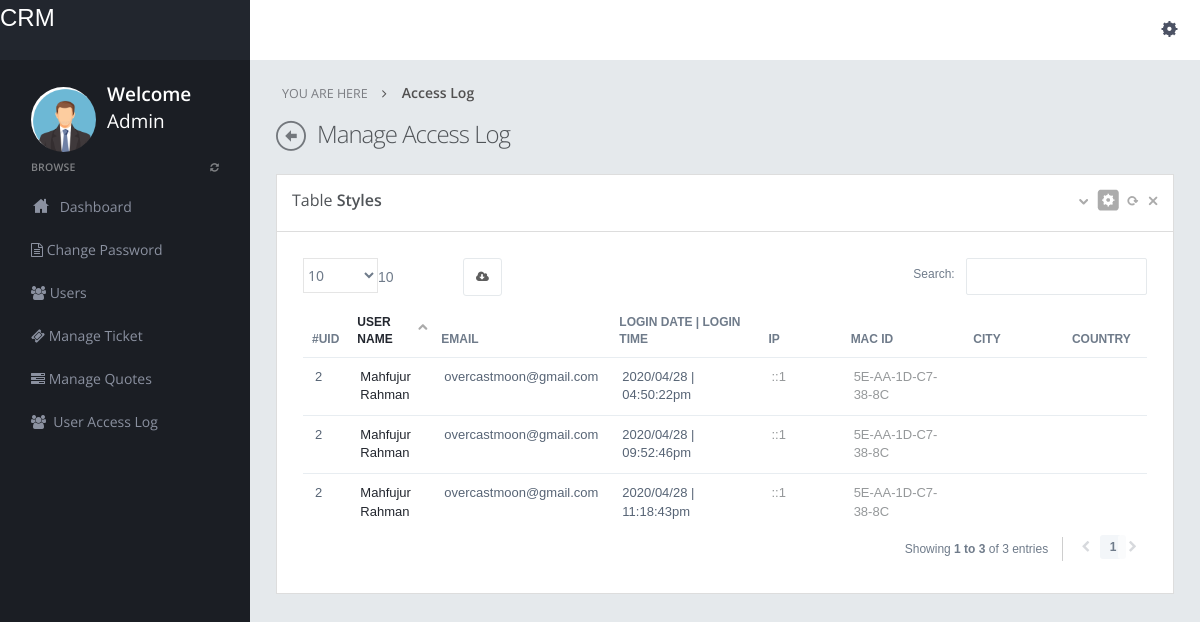
Screenshot of /admin/user-access-log.php (signed in) with the database file from the repository.
### tables this page shows
CREATE TABLE `tbl_usercheek` (
  `id` int(11) NOT NULL,
  `logindate` varchar(255) NOT NULL,
  `logintime` varchar(255) NOT NULL,
  `user_id` int(11) NOT NULL,
  `username` varchar(255) NOT NULL,
  `email` varbinary(255) NOT NULL,
  `ip` varbinary(255) NOT NULL,
  `mac` varchar(255) NOT NULL,
  `city` varchar(255) NOT NULL,
  `country` varchar(255) NOT NULL
);

### admin/user-access-log.php (the view, shortened to what this page needs)
<?php
include("dbconnection.php");
?>
<!DOCTYPE html>
<html>
<head>
<link href="assets/plugins/bootstrap-select2/select2.css" rel="stylesheet" type="text/css" media="screen"/>
<link href="assets/plugins/jquery-datatable/css/jquery.dataTables.css" rel="stylesheet" type="text/css"/>
<link href="assets/plugins/datatables-responsive/css/datatables.responsive.css" rel="stylesheet" type="text/css" media="screen"/>
<link href="assets/plugins/boostrapv3/css/bootstrap.min.css" rel="stylesheet" type="text/css"/>
<link href="assets/plugins/boostrapv3/css/bootstrap-theme.min.css" rel="stylesheet" type="text/css"/>
<link href="assets/plugins/font-awesome/css/font-awesome.css" rel="stylesheet" type="text/css"/>
<link href="assets/css/animate.min.css" rel="stylesheet" type="text/css"/>
<link href="assets/plugins/jquery-scrollbar/jquery.scrollbar.css" rel="stylesheet" type="text/css"/>
<link href="assets/css/style.css" rel="stylesheet" type="text/css"/>
<link href="assets/css/responsive.css" rel="stylesheet" type="text/css"/>
<link href="assets/css/custom-icon-set.css" rel="stylesheet" type="text/css"/>
</head>
<body class="">
<?php include("header.php");?>
<div class="page-container row">
      <?php include("leftbar.php");?>
    </div>
  </div>
  <div class="page-content">
    <div class="content">
      <ul class="breadcrumb">
        <li>
          <p>YOU ARE HERE</p>
        </li>
        <li><a href="#" class="active">Access Log</a> </li>
      </ul>
      <div class="page-title"> <i class="icon-custom-left"></i>
        <h3>Manage Access Log</h3>
      </div>
      <div class="row-fluid">
        <div class="span12">
          <div class="grid simple ">
            <div class="grid-title">
              <h4>Table <span class="semi-bold">Styles</span></h4>
              <div class="tools"> <a href="javascript:;" class="collapse"></a> <a href="#grid-config" data-toggle="modal" class="config"></a> <a href="javascript:;" class="reload"></a> <a href="javascript:;" class="remove"></a> </div>
            </div>
            <div class="grid-body ">
              <table class="table table-hover table-condensed" id="example">
                <thead>
                  <tr>
                    <th style="width:1%">#Uid</th>
                    <th style="width:10%">User Name</th>
                      <th style="width:10%">Email </th>
                             <th style="width:18%">Login date | Login Time </th>
                    <th style="width:10%" data-hide="phone,tablet">IP</th>
                    <th style="width:15%">Mac id</th>
                    <th style="width:12%" data-hide="phone,tablet">City </th>
                    <th style="width:10%">Country </th>
                  </tr>
                </thead>
                <tbody>
                <?php
                $sql="SELECT * FROM tbl_usercheek";
                $query=mysqli_query($con,$sql);
                $num=mysqli_num_rows($query);
                if ($num>0) {
                  while ($result=mysqli_fetch_array($query)) {
         ?>
                  <tr >
                    <td class="v-align-middle"><?php echo $result['user_id'];?></td>
                    <td class="v-align-middle"><?php echo $result['username'];?></td>
                               <td class="v-align-middle"><?php echo $result['email'];?></td>
                               <td class="v-align-middle"><?php echo $result['logindate'];?> | <?php echo $result['logintime'];?> </td>
                    <td class="v-align-middle"><span class="muted"><?php echo $result['ip'];?></span></td>
                    <td><span class="muted"><?php echo $result['mac'];?></span></td>
                    <td class="v-align-middle"><?php echo $result['city'];?>
                    </td>
                      <td><?php echo $result['country'];?></td>
                  </tr>
                 <?php
                  }
                } ?>
                </tbody>
              </table>
            </div>
          </div>
        </div>
      </div>
     </div>
  </div>
</div>
</body>
</html>

### admin/header.php (shortened to what this page needs)
<div class="header navbar navbar-inverse ">
  <div class="navbar-inner">
    <div class="header-seperation">
      <a href="home.php" style="color:#FFF; font-size:24px; padding-top:15px;"> CRM</a>
    </div>
    <div class="header-quick-nav" >
      <div class="pull-left">
      </div>
      <div class="pull-right">
        <ul class="nav quick-section ">
          <li class="quicklinks"> <a data-toggle="dropdown" class="dropdown-toggle  pull-right " href="#" id="user-options">
            <div class="iconset top-settings-dark "></div>
            </a>
          </li>
        </ul>
      </div>
    </div>
  </div>
</div>

### admin/leftbar.php
<div class="page-sidebar" id="main-menu">
  <div class="page-sidebar-wrapper scrollbar-dynamic" id="main-menu-wrapper">
    <div class="user-info-wrapper">
      <div class="profile-wrapper"> <img src="../userimages/user.jpg"  alt="" data-src="../userimages/user.jpg" data-src-retina="../userimages/user.jpg" width="69" height="69" /> </div>
      <div class="user-info">
        <div class="greeting">Welcome</div>
        <div class="username">Admin</div>
      </div>
    </div>
    <p class="menu-title">BROWSE <span class="pull-right"><a href="javascript:;"><i class="fa fa-refresh"></i></a></span></p>
  <ul>
    <li class="start"> <a href="home.php"> <i class="icon-custom-home"></i> <span class="title">Dashboard</span>  </a>
    </li>
        <li><a href="change-password.php"><span class="fa fa-file-text-o"></span> Change Password</a></li>
                          <li><a href="manage-users.php"><span class="fa fa-users"></span> Users</a></li>
                        <li><a href="manage-tickets.php"><span class="fa fa-ticket"></span> Manage Ticket</a></li>
                            <li ><a href="manage-quotes.php"> <span class="fa fa-tasks"></span> Manage Quotes</a></li>
                          <li><a href="user-access-log.php"><span class="fa fa-users"></span>&nbsp;&nbsp;User Access Log</a></li>
  </ul>

### admin/assets/css/responsive.css (style rules this page uses)
@media (min-width: 980px) { .page-sidebar { display: inline-block; float: left; position: fixed; width: 250px; margin-top: 58px; padding-bottom: 105px; } }
@media (min-width: 980px) { .page-sidebar .page-sidebar-wrapper { display: inline-block; float: left; height: 100%; max-width: 250px; width: 100%; } }
@media (min-width: 980px) { .page-sidebar ul { width: 250px; } }
@media (min-width: 980px) { .page-content { margin-left: 250px; min-height: 100%; } }

### rows the page displays
tbl_usercheek: user "2", username "Mahfujur Rahman", email "overcastmoon@gmail.com", logindate "2020/04/28", logintime "04:50:22pm", ip "::1", mac "5E-AA-1D-C7-38-8C"
tbl_usercheek: user "2", username "Mahfujur Rahman", email "overcastmoon@gmail.com", logindate "2020/04/28", logintime "09:52:46pm", ip "::1", mac "5E-AA-1D-C7-38-8C"
tbl_usercheek: user "2", username "Mahfujur Rahman", email "overcastmoon@gmail.com", logindate "2020/04/28", logintime "11:18:43pm", ip "::1", mac "5E-AA-1D-C7-38-8C"
